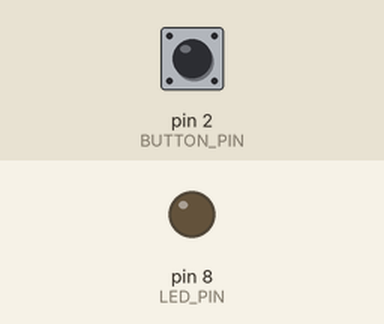
A sketch run on a simulated Arduino Uno, built with avr-gcc and run on an emulated ATmega328P. On the bench: output pins drawn as LEDs (lit = HIGH). The inputs (shaded band) are chosen by the test bench; at power-on: pin 2 (BUTTON_PIN) HIGH.

Above: at 1.2 s.
1.3 s: pin 2 (BUTTON_PIN) pulled LOW for 0.15 s
At 1.37 s:
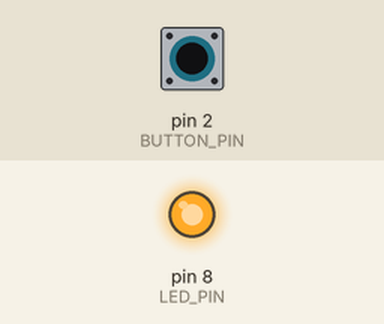
2.9 s: pin 2 (BUTTON_PIN) pulled LOW for 3.2 s
At 6.5 s:
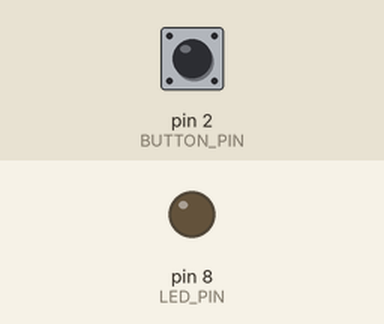
Timing chart, 0 to 8.0 s (numbered marks = the images above; inputs shaded):
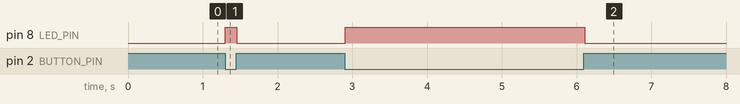

The sketch:

Sinif_1_Buton_LED.ino
```cpp
/* ==============================================================================
 * PROJE ADI: 1. Sınıf - Buton ile LED Kontrolü (Giriş / Çıkış Mantığı)
 * HEDEF SEVİYE: 1. Sınıf (6-7 Yaş / İlkokul Başlangıç)
 *
 * PROJENİN AMACI VE ÇALIŞMA MANTIĞI:
 * Bu projede öğrenciler "Giriş" (Input) ve "Çıkış" (Output) kavramlarını öğrenir.
 * Fiziksel bir düğmeye basılma eylemi (Kullanıcı Girdisi), Arduino tarafından algılanır
 * ve anında bir eyleme (LED Işığı Çıktısı) dönüştürülür.
 *
 * ÇALIŞMA MANTIĞI:
 * 1. Arduino, dahili PULL-UP direnci aktif edilmiş 2 numaralı butonu sürekli dinler.
 * 2. Butona basılmadığında pin 5V (HIGH) seviyesindedir.
 * 3. Butona basıldığında devre GND'ye tamamlanır ve pin 0V (LOW) değerini alır.
 * 4. Şartlı mantık (if / else) kullanılarak:
 *    - Eğer butona basılmışsa (LOW) -> LED YANAR (HIGH).
 *    - Eğer butona basılmamışsa (HIGH) -> LED SÖNER (LOW).
 *
 * GEREKLİ DEVRE ELEMANLARI LİSTESİ:
 * - 1 x Arduino Uno R3
 * - 1 x Breadboard
 * - 1 x 4 Bacaklı Push Buton (Dokunmatik Düğme)
 * - 1 x 5mm Yeşil LED
 * - 1 x 220 Ohm Direnç (LED koruması için)
 * - 4 x Erkek-Erkek Jumper Kablo
 * - 1 x USB Tip-B Kablo
 *
 * DETAYLI PİN BAĞLANTI TABLOSU:
 * -----------------------------------------------------------------------------
 * Arduino Pini       | Bileşen Bacağı          | Açıklama / Not
 * -----------------------------------------------------------------------------
 * Pin 2 (Dijital Giriş) | Buton 1. Bacağı       | INPUT_PULLUP ile yapılandırılır
 * GND (Toprak)       | Buton Çapraz Bacağı     | Butona basılınca GND'ye bağlanır
 * Pin 8 (Dijital Çıkış)| 220Ω Direnç -> LED Anot | LED'in uzun (+) bacağına dirençle
 * GND (Toprak)       | LED Katot (-)           | LED'in kısa (-) bacağına doğrudan
 * -----------------------------------------------------------------------------
 *
 * GEREKLİ KÜTÜPHANELER:
 * - Harici kütüphane gerektirmez.
 * ============================================================================== */

// Pin Tanımlamaları
const int BUTTON_PIN = 2; // Butonun bağlı olduğu dijital giriş pini
const int LED_PIN    = 8; // LED'in bağlı olduğu dijital çıkış pini

void setup() {
  // LED pinini ÇIKIŞ (OUTPUT) olarak tanımlıyoruz
  pinMode(LED_PIN, OUTPUT);

  // Buton pinini dahili direnci aktif ederek INPUT_PULLUP olarak ayarlıyoruz.
  // Bu sayede harici direnç takmaya gerek kalmaz; basılmadığında HIGH, basıldığında LOW okur.
  pinMode(BUTTON_PIN, INPUT_PULLUP);
}

void loop() {
  // Butonun mevcut durumunu oku (HIGH veya LOW)
  int buttonState = digitalRead(BUTTON_PIN);

  // INPUT_PULLUP modunda butona basıldığında GND'ye bağlanır ve değer LOW olur.
  if (buttonState == LOW) {
    // Butona basıldı: LED'i YAK
    digitalWrite(LED_PIN, HIGH);
  } else {
    // Butona basılmıyor: LED'i SÖNDÜR
    digitalWrite(LED_PIN, LOW);
  }

  // Kararlı okuma için kısa bir mikro gecikme (debouncing / ark önleme)
  delay(10);
}
```

Measured:
- after the input at 1.3 s, pin 8 (LED_PIN): LOW → HIGH at once, → LOW 0.15 s later
- after the input at 2.9 s, pin 8 (LED_PIN): LOW → HIGH at once, → LOW 3.2 s later
